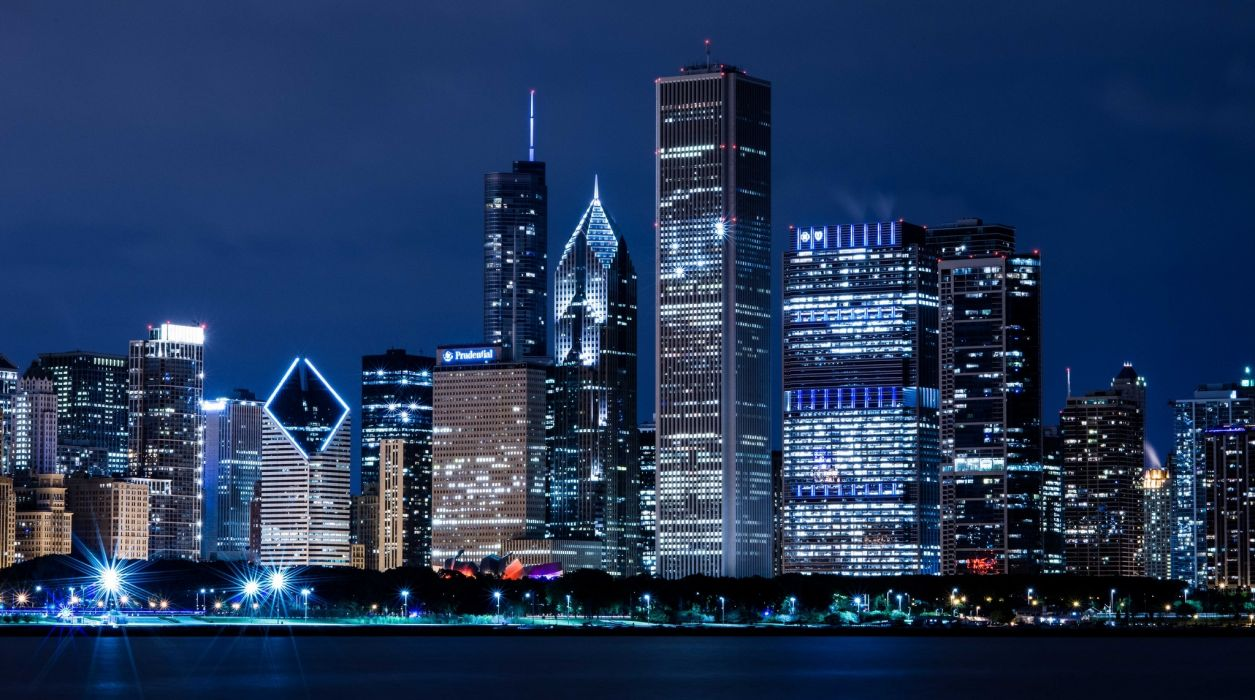
#> input picture OpenCV/Photos/City.jpg, 1255 x 700 px
$ python basic.py
#> lines starting #> are read from the running program, lines starting #| are printed output that depends on the picture; after the words box and inside, x2 and y2 are one past the last pixel; in counts of white or black regions, pixels touching at a corner belong together
from cv2 import cv2 as cv

img = cv.imread('Photos/City.jpg')
#> img is the input picture: shape (700, 1255, 3); mean B, G, R 89.1, 54.4, 33.4
cv.imshow('City', img)

# Converting an image to grayscale
gray = cv.cvtColor(img, cv.COLOR_BGR2GRAY)
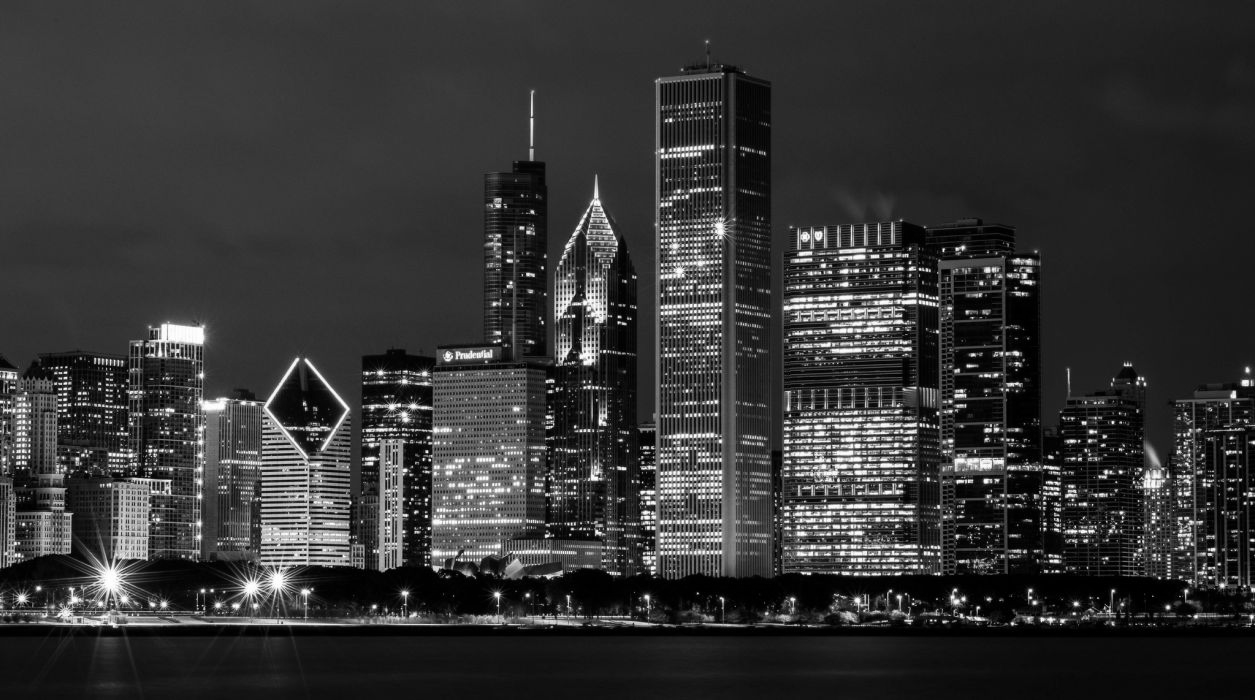
#> gray: shape (700, 1255); min 0, max 255, mean 52.1
cv.imshow('Gray', gray)

# Blur
blur = cv.GaussianBlur(img, (7,7), cv.BORDER_DEFAULT)
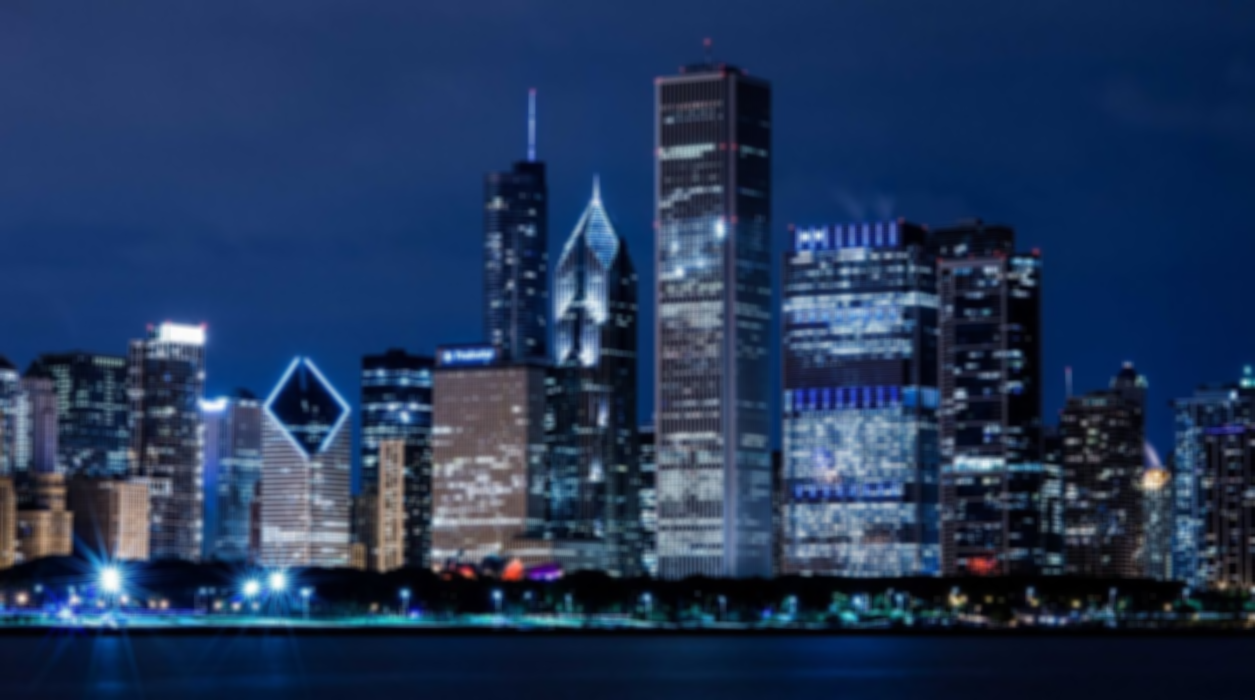
#> blur: shape (700, 1255, 3); mean B, G, R 89.1, 54.4, 33.4
cv.imshow('Blur', blur)

# Edge Cascade
canny = cv.Canny(img, 125, 175)
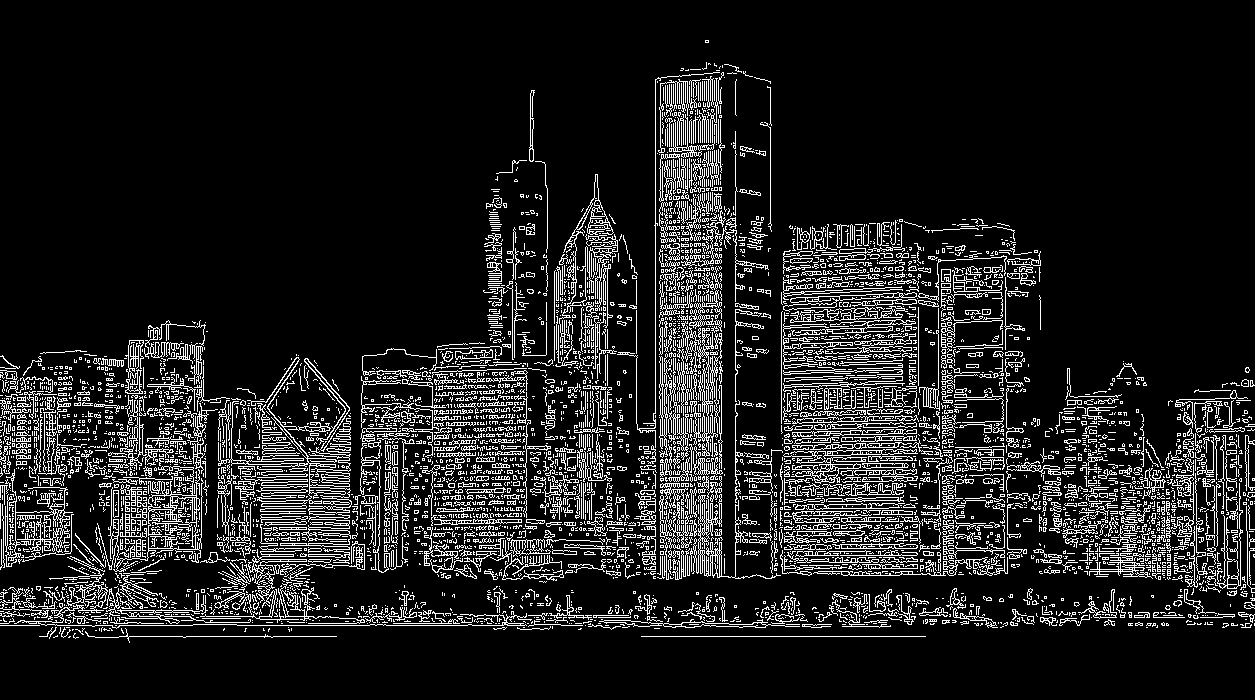
#> canny: shape (700, 1255); 12.1% white in thin lines or dots, all inside (x1, y1, x2, y2) = (0, 40, 1255, 643)
cv.imshow('Canny Edges', canny)

# Dilating the image
dilated = cv.dilate(canny, (7,7), iterations=4)
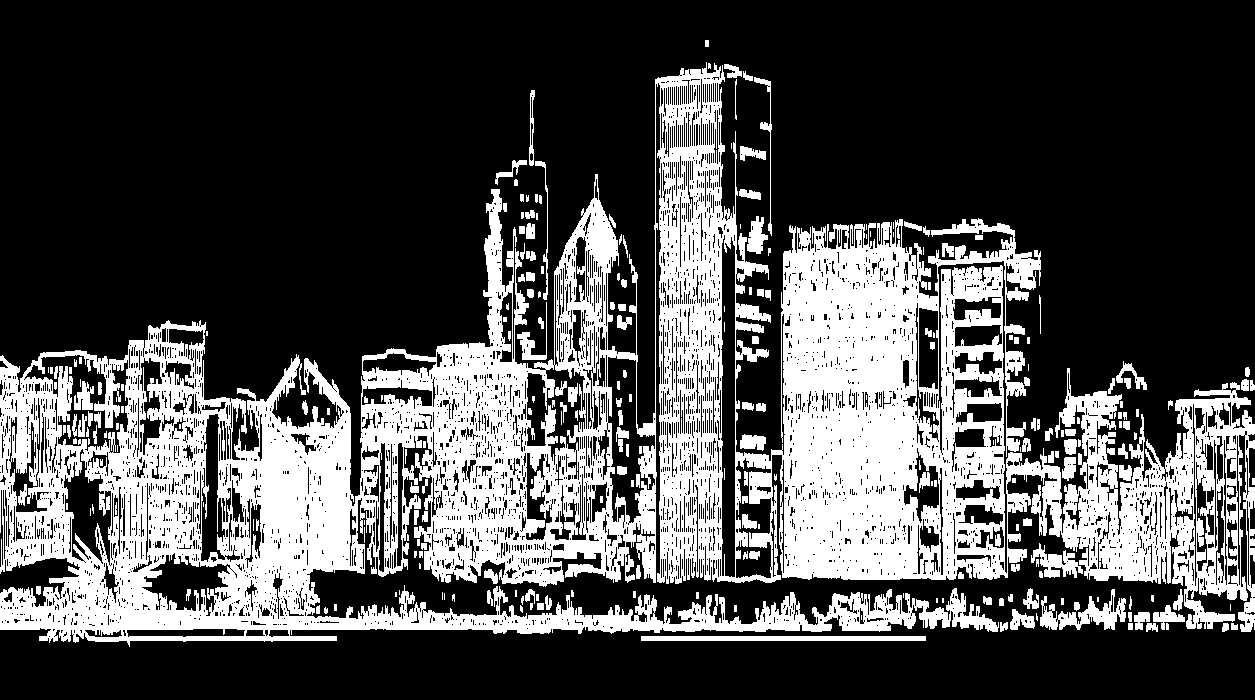
#> dilated: shape (700, 1255); 30% white; 264 white regions (69 under 20 px), largest, box (x1, y1, x2, y2) and area: (0, 62, 1255, 647) 245691, (1040, 589, 1126, 630) 1455, (641, 636, 926, 641) 1425
cv.imshow('Dilated', dilated)

#Eroding
eroded = cv.erode(dilated, (3,3), iterations=1)
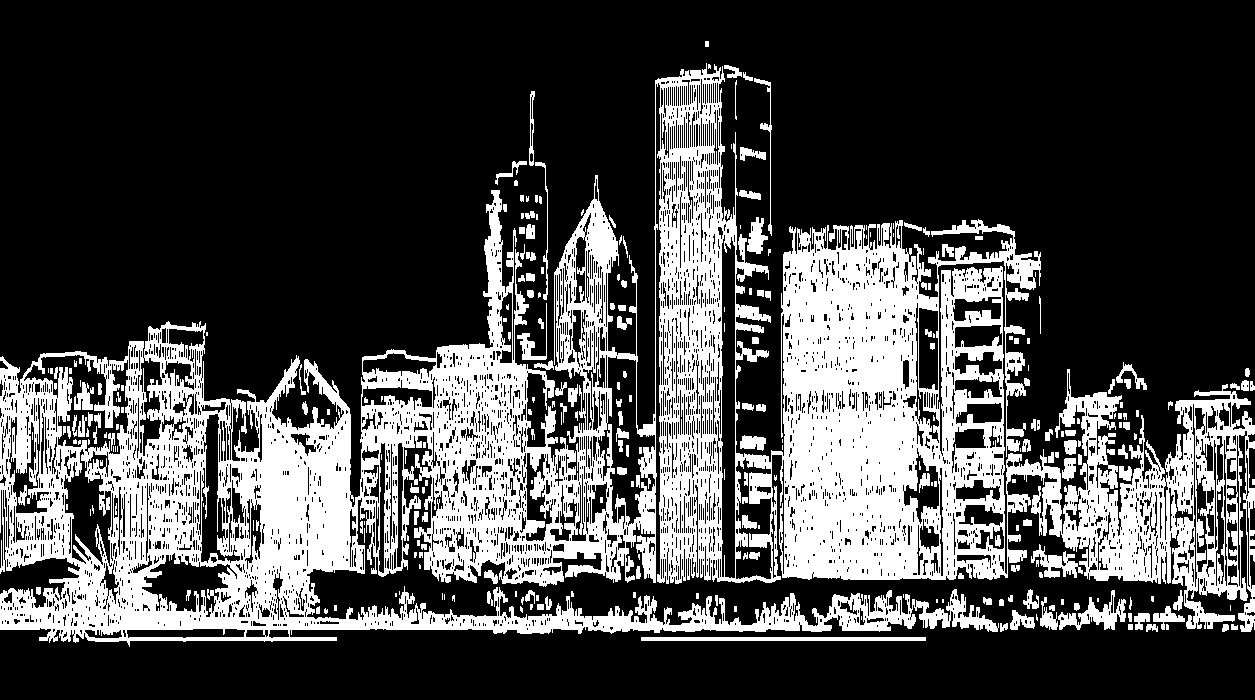
#> eroded: shape (700, 1255); 28.2% white; 290 white regions (128 under 20 px), largest, box (x1, y1, x2, y2) and area: (0, 63, 1255, 647) 231505, (641, 637, 926, 641) 1140, (1058, 590, 1126, 630) 1028
cv.imshow('Eroded', eroded)

# Resize
#> (the run stopped early here; a loop or call above may not have finished)

$ run again, with OpenCV/Photos/Kitten.jpg copied over OpenCV/Photos/City.jpg
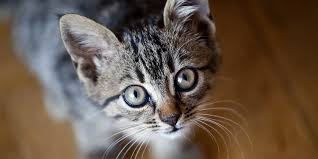
#> input picture OpenCV/Photos/Kitten.jpg, 318 x 159 px
#> img is the input picture: shape (159, 318, 3); mean B, G, R 75.4, 88.7, 105
#> `canny = cv.Canny(img, 125, 175)`:
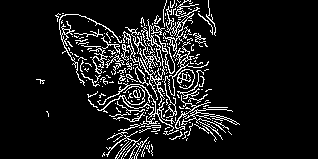
#> canny: shape (159, 318); 9.8% white in thin lines or dots, all inside (x1, y1, x2, y2) = (36, 0, 240, 159)
#> dilated: shape (159, 318); 26.6% white; 5 white regions (2 under 20 px), largest, box (x1, y1, x2, y2) and area: (55, 0, 240, 159) 13350, (36, 79, 45, 88) 55, (151, 144, 153, 159) 27
#> `eroded = cv.erode(dilated, (3,3), iterations=1)`:
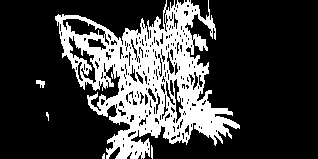
#> eroded: shape (159, 318); 24.6% white; 5 white regions (2 under 20 px), largest, box (x1, y1, x2, y2) and area: (55, 0, 240, 159) 12329, (36, 80, 45, 88) 46, (151, 145, 153, 159) 25

$ run again, with OpenCV/Photos/KittenFluffs4.jpg copied over OpenCV/Photos/City.jpg
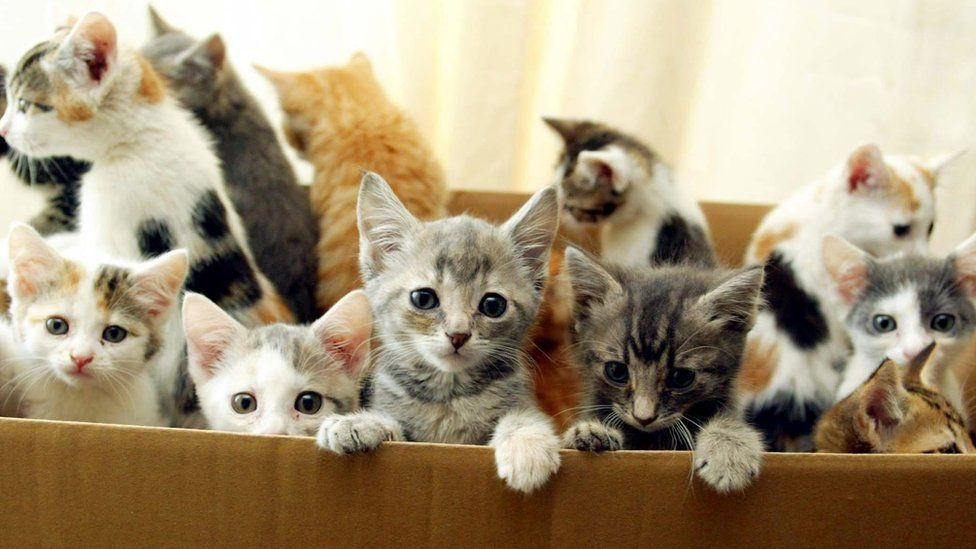
#> input picture OpenCV/Photos/KittenFluffs4.jpg, 976 x 549 px
#> img is the input picture: shape (549, 976, 3); mean B, G, R 120.9, 148.2, 164.3
#> `canny = cv.Canny(img, 125, 175)`:
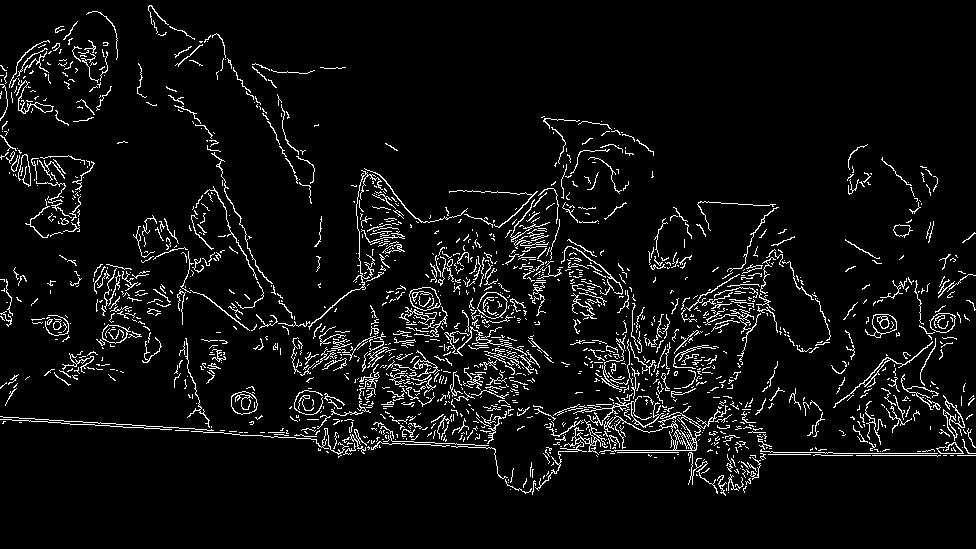
#> canny: shape (549, 976); 5.7% white in thin lines or dots, all inside (x1, y1, x2, y2) = (0, 5, 976, 496)
#> dilated: shape (549, 976); 17% white; 246 white regions (48 under 20 px), largest, box (x1, y1, x2, y2) and area: (0, 168, 976, 499) 46937, (671, 201, 831, 406) 7111, (833, 280, 957, 437) 2463
#> `eroded = cv.erode(dilated, (3,3), iterations=1)`:
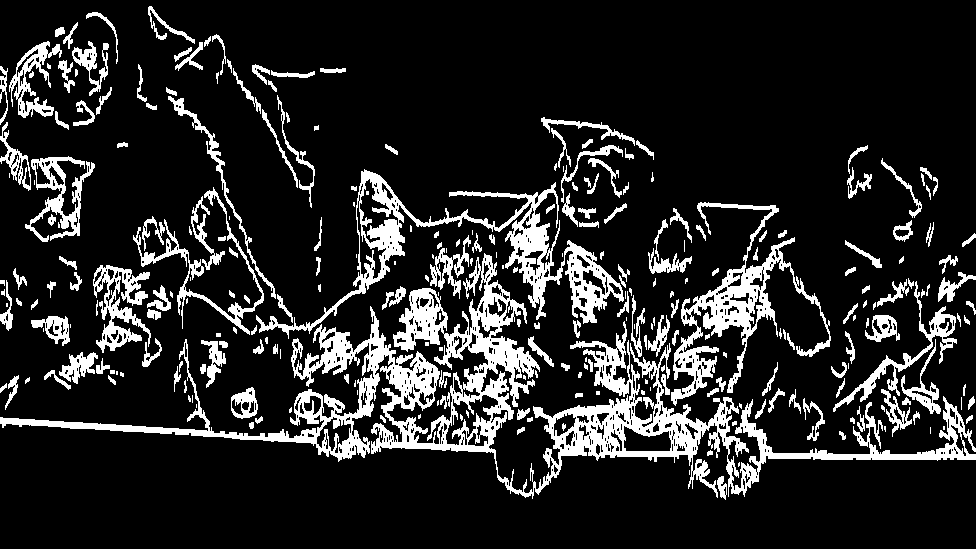
#> eroded: shape (549, 976); 15.1% white; 281 white regions (82 under 20 px), largest, box (x1, y1, x2, y2) and area: (0, 253, 976, 499) 32609, (256, 169, 624, 339) 8885, (671, 202, 831, 406) 6348
